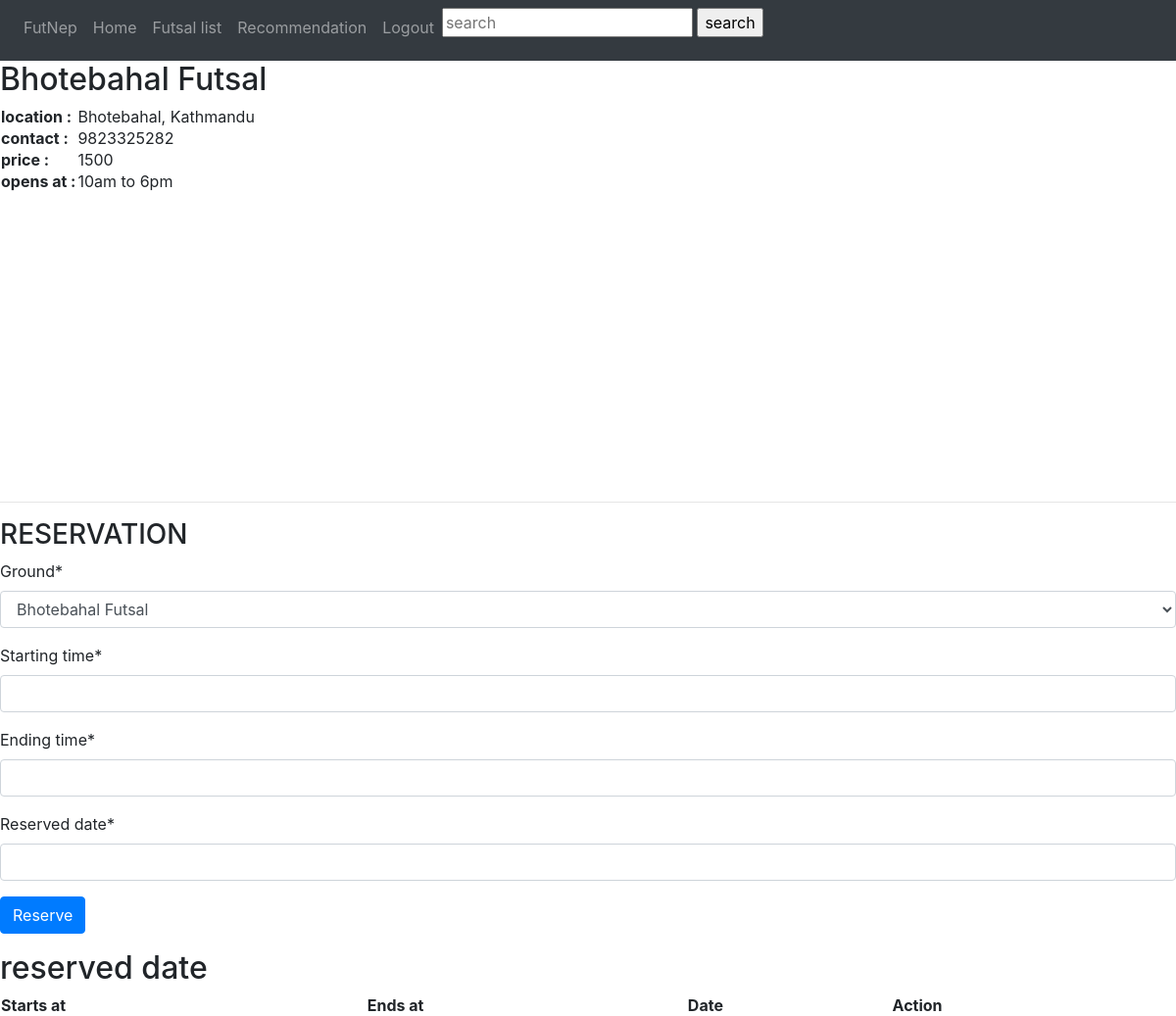
The page /list/futground/104/ (signed in) on the database its author committed.
### futground/models.py (models this page shows)
class Ground(models.Model):
    name = models.CharField(max_length=1000)
    location = models.CharField(max_length=1000)
    longitude = models.FloatField(null=True)
    latitude = models.FloatField(null=True)
    contact = models.IntegerField(default= 0)
    price = models.IntegerField(default=1500)
    photo = models.ImageField(max_length=255,upload_to='futground/media',blank=True,null=True)
    def __str__(self):
        return self.name
    class Meta:
        ordering=['name']

### futground/views.py (the view)
# urls.py: path('list/futground/<int:ground_id>/', views.detail, name='fut-detail'),
@login_required()
def detail(request, ground_id):
    ground = Ground.objects.get(pk=ground_id)
    user = request.user.id
    if request.method == 'POST' and 'res_btn' in request.POST:
      form1 = UserReservationForm(request.POST)
      gd = request.POST.get('ground')
      st = request.POST.get('starting_time')
      et = request.POST.get('ending_time')
      rd = request.POST.get('reserved_date')
      res = Reservation()
      r = parse_date(rd)
      print(st)
      print(et)
      print(rd)
      print(type(r))
      if r == None or r < date.today() or r > date.today() + timedelta(days=7) or st > et or st < '10:00:00' or et > '18:00:00':
        print("sdas")
        messages.success(request,f'time format mistake')
      elif Reservation.objects.filter(ground=gd,starting_time = st,reserved_date=rd,ending_time = et).exists():
           messages.success(request, f'already reserved time slot')
      else:
        if form1.is_valid():
            res.ground = Ground.objects.get(pk=gd)
            res.starting_time = st
            res.ending_time = et
            res.reserved_date = r
            res.user = request.user.id
            res.save()
            messages.success(request, f'successfully reserved')
            return redirect('futground:fut-rate',ground_id)
        else:
         print("form invalid")
         print(form1.errors)
    else:
       form1 = UserReservationForm(initial={'ground': ground_id})
    return render(request,'futground/detail.html',{'ground':ground,'form1':form1,'user_id' : request.user.id})

### futground/forms.py
class UserReservationForm(forms.Form):
    ground = forms.ModelChoiceField(queryset=Ground.objects.all())
    starting_time = forms.TimeField()
    ending_time = forms.TimeField()
    reserved_date = forms.DateField()
    class Meta:
        model = Reservation
        fields = ['ground', 'starting_time', 'ending_time', 'reserved_date']

### futground/templates/futground/detail.html (shortened to what this page needs)
{% extends 'futground/base.html' %}
{% load staticfiles %}
{% load static %}
{% block content %}
<h2> {{ ground.name}}</h2>
<table>
    <tr>
        <th> location :</th>
        <td> {{ground.location }}</td>
    </tr>
    <tr>
        <th> contact :</th>
        <td>{{ground.contact}}</td>
    </tr>
    <tr>
        <th> price  :</th>
        <td> {{ground.price }}</td>
    </tr>
    <tr>
        <th> opens at  :</th>
        <td> 10am to 6pm</td>
    </tr>
</table>
<div id="googleMap" style="width:30%;height:300px;"></div>
<hr>
{% block form %}
{% include 'futground/reservation.html' %}
{% endblock form %}
<h2> reserved date</h2>
<table style="width:100%">
  <tr>
    <th>Starts at</th>
    <th>Ends at</th>
    <th>Date</th>
    <th>Action</th>
  </tr>
{% endblock content %}

### rows shown on the page
Ground: name "Bhotebahal Futsal", location "Bhotebahal, Kathmandu", contact "9823325282", price "1500"
